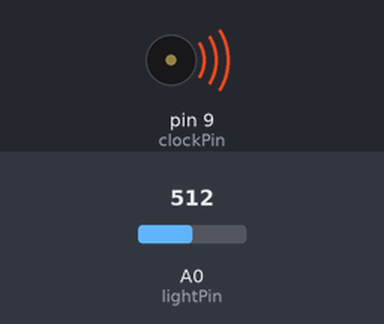
The sketch below on a simulated Arduino Uno, built with avr-gcc and run on an emulated ATmega328P. Parts: buzzer (waves = sounding). The test bench sets the inputs (shaded band); at power-on: A0 (lightPin) = 512.

Above: at 0.1 s.
Timing chart, 0 to 1.6 s (numbered marks = the images above):
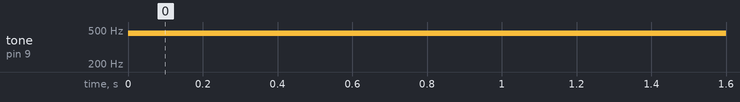

The sketch:

Photocell.ino
```cpp
//www.elegoo.com
//2016.12.9

int lightPin = 0;
int latchPin = 11;
int clockPin = 9;
int dataPin = 12;

int leds = 0;

void setup()
{
  pinMode(latchPin, OUTPUT);
  pinMode(dataPin, OUTPUT);
  pinMode(clockPin, OUTPUT);
}
void updateShiftRegister()
{
   digitalWrite(latchPin, LOW);
   shiftOut(dataPin, clockPin, LSBFIRST, leds);
   digitalWrite(latchPin, HIGH);
}
void loop()
{
  int reading  = analogRead(lightPin);
  int numLEDSLit = reading / 57;  //1023 / 9 / 2
  if (numLEDSLit > 8) numLEDSLit = 8;
  leds = 0;   // no LEDs lit to start
  for (int i = 0; i < numLEDSLit; i++)
  {
    leds = leds + (1 << i);  // sets the i'th bit
  }
  int frecuencia = 200 + (reading / 2);
  tone(clockPin, frecuencia);
  updateShiftRegister();
}
```

Measured:
- by itself, tone on pin 9 (clockPin): silent → 456 Hz at 0.00 s
